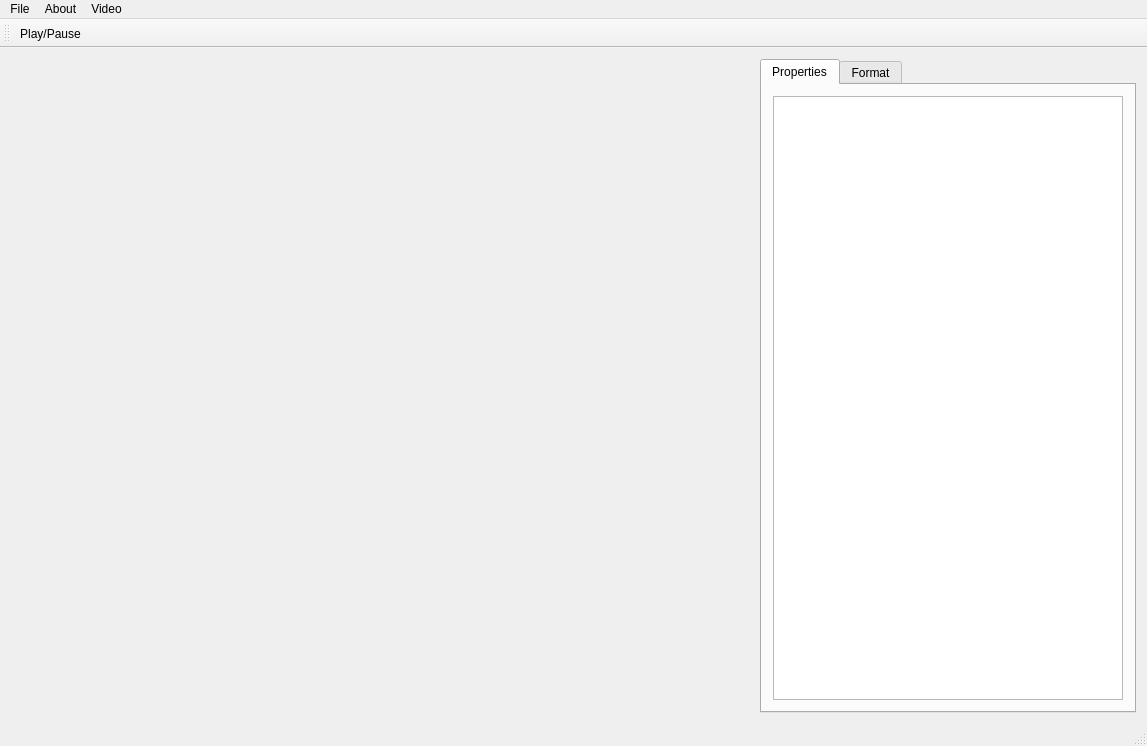
<?xml version="1.0" encoding="UTF-8"?>
<ui version="4.0">
 <class>MainWindow</class>
 <widget class="QMainWindow" name="MainWindow">
  <property name="geometry">
   <rect>
    <x>0</x>
    <y>0</y>
    <width>1147</width>
    <height>746</height>
   </rect>
  </property>
  <property name="windowTitle">
   <string>TIS Vision</string>
  </property>
  <property name="windowIcon">
   <iconset>
    <normaloff>:/Downloads/TIS - Logo Triangle - CMYK.jpg</normaloff>:/Downloads/TIS - Logo Triangle - CMYK.jpg</iconset>
  </property>
  <widget class="QWidget" name="centralWidget">
   <layout class="QGridLayout" name="gridLayout">
    <item row="0" column="1">
     <widget class="QTabWidget" name="tabWidget">
      <property name="sizePolicy">
       <sizepolicy hsizetype="Minimum" vsizetype="Expanding">
        <horstretch>0</horstretch>
        <verstretch>0</verstretch>
       </sizepolicy>
      </property>
      <property name="minimumSize">
       <size>
        <width>350</width>
        <height>0</height>
       </size>
      </property>
      <property name="tabPosition">
       <enum>QTabWidget::North</enum>
      </property>
      <property name="currentIndex">
       <number>0</number>
      </property>
      <widget class="QWidget" name="property_tab">
       <attribute name="title">
        <string>Properties</string>
       </attribute>
       <layout class="QVBoxLayout" name="verticalLayout">
        <item>
         <widget class="QListWidget" name="property_list">
          <property name="sizePolicy">
           <sizepolicy hsizetype="Minimum" vsizetype="MinimumExpanding">
            <horstretch>0</horstretch>
            <verstretch>0</verstretch>
           </sizepolicy>
          </property>
          <property name="minimumSize">
           <size>
            <width>350</width>
            <height>0</height>
           </size>
          </property>
          <property name="maximumSize">
           <size>
            <width>300</width>
            <height>16777215</height>
           </size>
          </property>
          <property name="lineWidth">
           <number>1</number>
          </property>
          <property name="midLineWidth">
           <number>1</number>
          </property>
          <property name="editTriggers">
           <set>QAbstractItemView::NoEditTriggers</set>
          </property>
          <property name="movement">
           <enum>QListView::Snap</enum>
          </property>
          <property name="flow">
           <enum>QListView::TopToBottom</enum>
          </property>
          <property name="resizeMode">
           <enum>QListView::Adjust</enum>
          </property>
          <property name="layoutMode">
           <enum>QListView::SinglePass</enum>
          </property>
          <property name="spacing">
           <number>0</number>
          </property>
          <property name="gridSize">
           <size>
            <width>0</width>
            <height>100</height>
           </size>
          </property>
          <property name="viewMode">
           <enum>QListView::ListMode</enum>
          </property>
          <property name="modelColumn">
           <number>0</number>
          </property>
          <property name="uniformItemSizes">
           <bool>false</bool>
          </property>
          <property name="selectionRectVisible">
           <bool>true</bool>
          </property>
         </widget>
        </item>
       </layout>
      </widget>
      <widget class="QWidget" name="format_tab">
       <property name="layoutDirection">
        <enum>Qt::LeftToRight</enum>
       </property>
       <attribute name="title">
        <string>Format</string>
       </attribute>
       <layout class="QVBoxLayout" name="verticalLayout_2">
        <property name="sizeConstraint">
         <enum>QLayout::SetDefaultConstraint</enum>
        </property>
        <property name="bottomMargin">
         <number>9</number>
        </property>
        <item>
         <widget class="QComboBox" name="format_box"/>
        </item>
        <item>
         <widget class="QComboBox" name="size_box">
          <property name="accessibleName">
           <string>Format</string>
          </property>
         </widget>
        </item>
        <item>
         <widget class="QComboBox" name="binning_box"/>
        </item>
        <item>
         <widget class="QComboBox" name="framerate_box"/>
        </item>
        <item>
         <spacer name="verticalSpacer">
          <property name="orientation">
           <enum>Qt::Vertical</enum>
          </property>
          <property name="sizeHint" stdset="0">
           <size>
            <width>20</width>
            <height>40</height>
           </size>
          </property>
         </spacer>
        </item>
       </layout>
      </widget>
     </widget>
    </item>
    <item row="0" column="0">
     <widget class="CaptureDisplay" name="videowidget" native="true">
      <property name="sizePolicy">
       <sizepolicy hsizetype="MinimumExpanding" vsizetype="Preferred">
        <horstretch>0</horstretch>
        <verstretch>0</verstretch>
       </sizepolicy>
      </property>
     </widget>
    </item>
   </layout>
  </widget>
  <widget class="QMenuBar" name="menuBar">
   <property name="geometry">
    <rect>
     <x>0</x>
     <y>0</y>
     <width>1147</width>
     <height>19</height>
    </rect>
   </property>
   <widget class="QMenu" name="menuFile">
    <property name="title">
     <string>File</string>
    </property>
    <addaction name="actionOpen_Camera"/>
    <addaction name="actionClose_Camera"/>
    <addaction name="separator"/>
    <addaction name="actionQuit"/>
   </widget>
   <widget class="QMenu" name="menuAbout">
    <property name="title">
     <string>About</string>
    </property>
    <addaction name="actionTis_vision"/>
    <addaction name="actionContact"/>
   </widget>
   <widget class="QMenu" name="menuVideo">
    <property name="title">
     <string>Video</string>
    </property>
    <addaction name="actionStop"/>
   </widget>
   <addaction name="menuFile"/>
   <addaction name="menuAbout"/>
   <addaction name="menuVideo"/>
  </widget>
  <widget class="QToolBar" name="mainToolBar">
   <attribute name="toolBarArea">
    <enum>TopToolBarArea</enum>
   </attribute>
   <attribute name="toolBarBreak">
    <bool>false</bool>
   </attribute>
   <addaction name="actionPlay_Pause"/>
  </widget>
  <widget class="QStatusBar" name="statusBar"/>
  <action name="actionOpen_Camera">
   <property name="text">
    <string>Open Camera</string>
   </property>
   <property name="shortcut">
    <string>Ctrl+O</string>
   </property>
  </action>
  <action name="actionQuit">
   <property name="text">
    <string>Quit</string>
   </property>
   <property name="shortcut">
    <string>Ctrl+Shift+Q</string>
   </property>
  </action>
  <action name="actionClose_Camera">
   <property name="text">
    <string>Close Camera</string>
   </property>
   <property name="shortcut">
    <string>Ctrl+W</string>
   </property>
  </action>
  <action name="actionTis_vision">
   <property name="text">
    <string>tis_vision</string>
   </property>
  </action>
  <action name="actionContact">
   <property name="text">
    <string>Contact</string>
   </property>
  </action>
  <action name="actionActionPlay">
   <property name="text">
    <string>actionPlay</string>
   </property>
  </action>
  <action name="actionPlay_Pause">
   <property name="text">
    <string>Play/Pause</string>
   </property>
   <property name="shortcut">
    <string>Ctrl+Space</string>
   </property>
   <property name="iconVisibleInMenu">
    <bool>true</bool>
   </property>
  </action>
  <action name="actionStop">
   <property name="text">
    <string>Stop</string>
   </property>
  </action>
 </widget>
 <layoutdefault spacing="6" margin="11"/>
 <customwidgets>
  <customwidget>
   <class>CaptureDisplay</class>
   <extends>QWidget</extends>
   <header>capturedisplay.h</header>
   <container>1</container>
  </customwidget>
 </customwidgets>
 <resources/>
 <connections/>
</ui>
